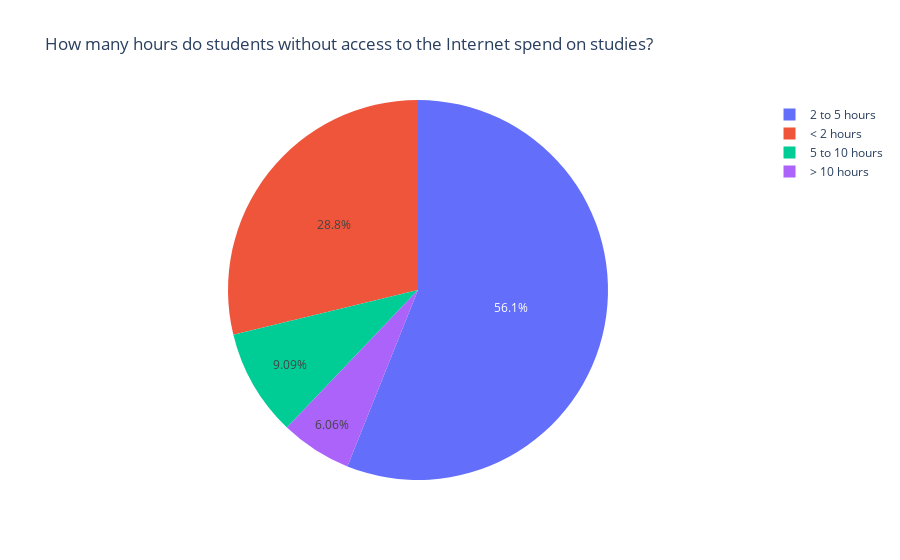

This figure's notebook cell:
### Markdown cell above
Firstly，让我们看一下互联网的可用性是否会影响学生的time speed on study。

### Code cell
time1 =data[(data.internet == 'no')].st_time.value_counts()
labels = (np.array(time1.index))
sizes = (np.array((time1 / time1.sum())*100))

trace = go.Pie(labels=labels, values=sizes)
layout = go.Layout(title="How many hours do students without access to the Internet spend on studies?")
dat = [trace]
fig = go.Figure(data=dat, layout=layout)
py.iplot(fig, filename="time1")

### Figure 1 — Plotly figure (JSON) as saved in the notebook; plotly's stock layout.template omitted (floating-point values rounded to 4 significant figures)
{"data": [{"labels": ["2 to 5 hours", "< 2 hours", "5 to 10 hours", "> 10 hours"], "type": "pie", "values": [56.06, 28.79, 9.091, 6.061]}], "layout": {"title": {"text": "How many hours do students without access to the Internet spend on studies?"}}}
